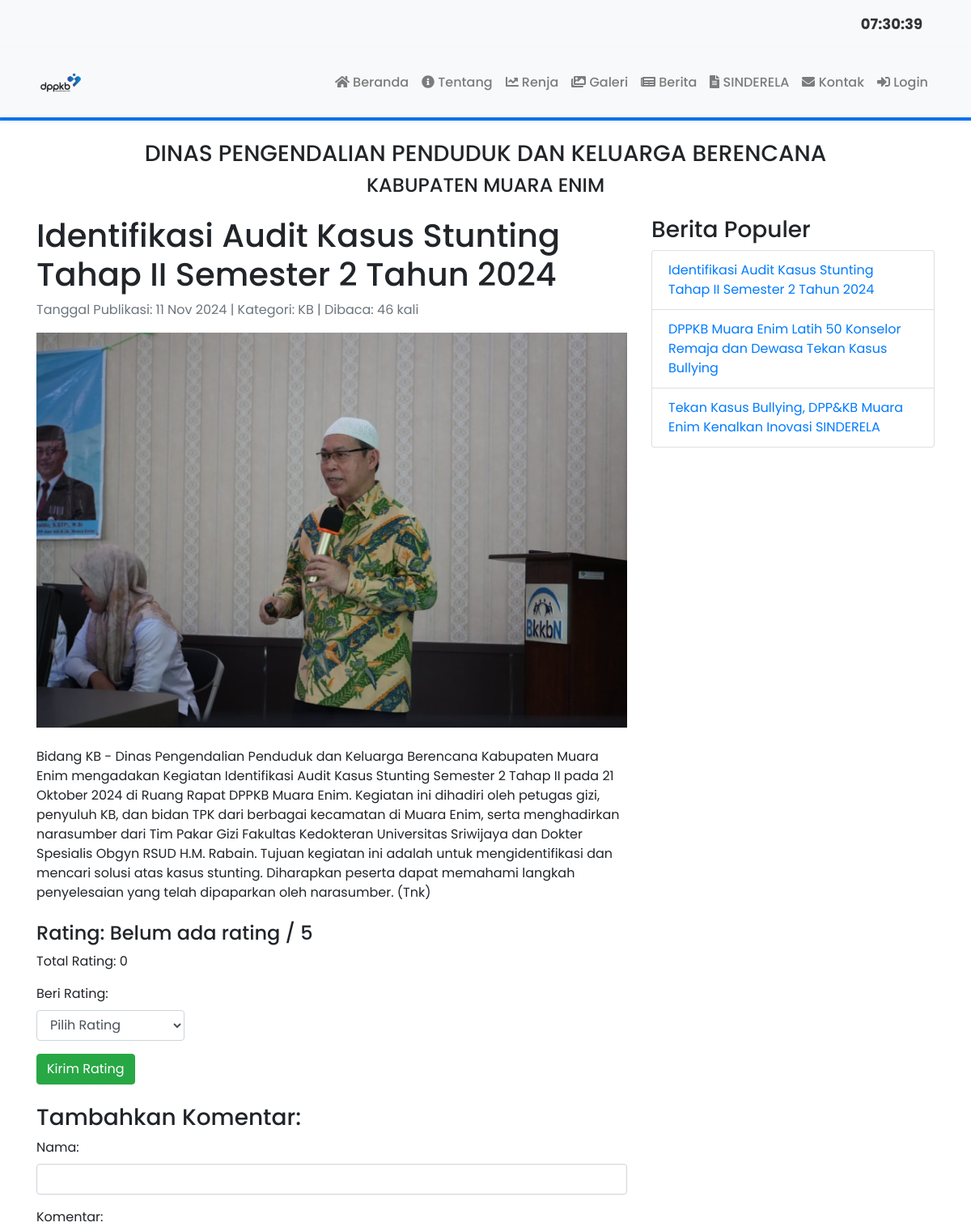
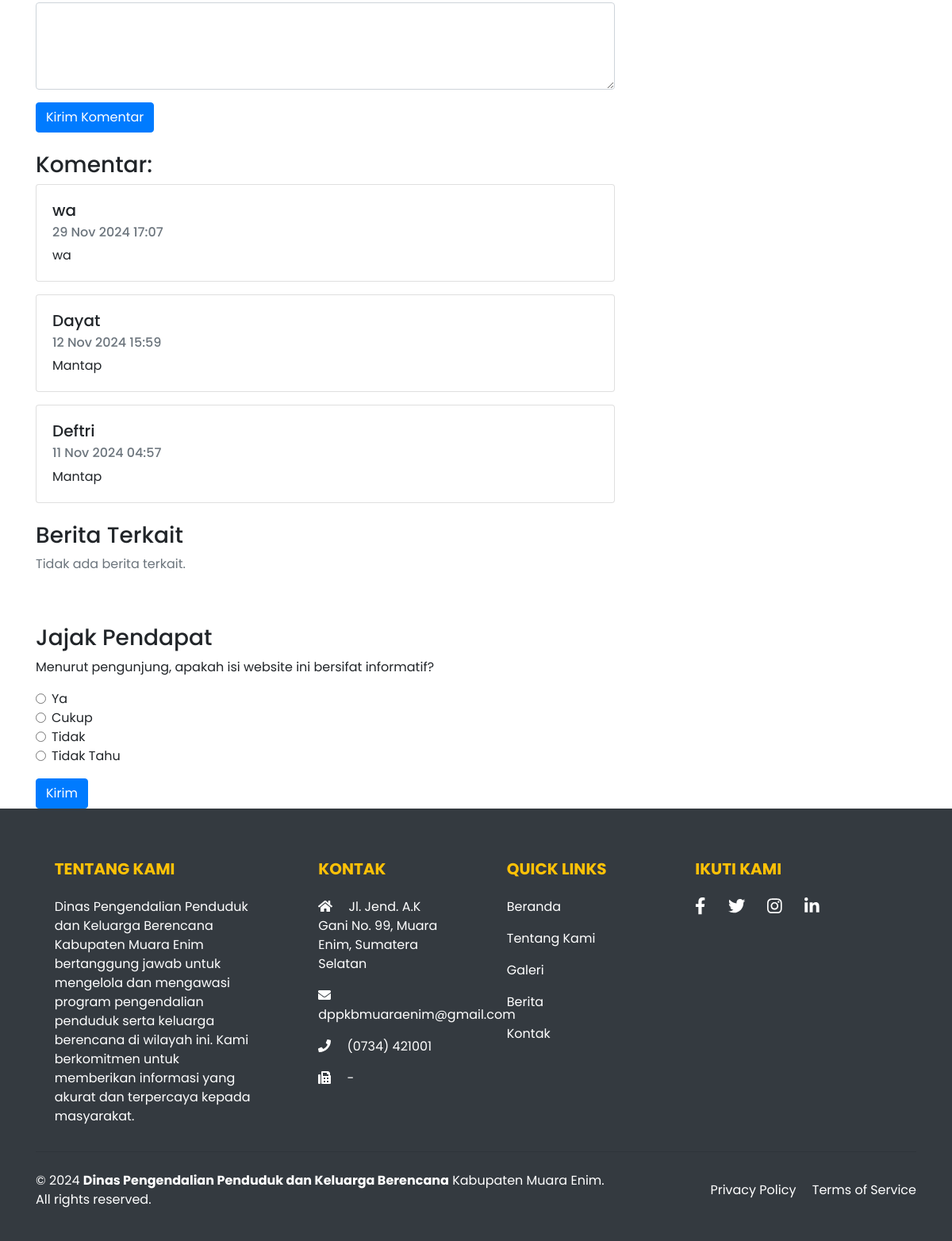
Page /berita/detail_berita.php?id=5 on the committed database (2 pictures, top to bottom).
### tables this page shows
CREATE TABLE `berita` (
  `id` int(11) NOT NULL,
  `judul` varchar(255) NOT NULL,
  `konten` text NOT NULL,
  `tanggal_publikasi` timestamp NOT NULL DEFAULT current_timestamp(),
  `gambar` varchar(255) DEFAULT NULL,
  `kategori` varchar(100) DEFAULT NULL,
  `view_count` int(11) DEFAULT 0,
  `kunjungan` int(11) DEFAULT 0,
  `jenis` varchar(255) NOT NULL
);

CREATE TABLE `komentar` (
  `id` int(11) NOT NULL,
  `berita_id` int(11) NOT NULL,
  `nama` varchar(100) NOT NULL,
  `isi` text NOT NULL,
  `tanggal` timestamp NOT NULL DEFAULT current_timestamp()
);

### berita/detail_berita.php (the view, shortened to what this page needs)
<?php
include '../config/config.php';
if (isset($_GET['id']) && is_numeric($_GET['id'])) {
    $id = (int)$_GET['id'];
} else {
    echo "<div class='alert alert-warning text-center mt-5'>ID berita tidak valid.</div>";
    exit();
}
$stmt = $conn->prepare("SELECT * FROM berita WHERE id = ?");
if ($stmt) {
    $stmt->bind_param("i", $id);
    $stmt->execute();
    $result = $stmt->get_result();
} else {
    error_log("Prepare failed: (" . $conn->errno . ") " . $conn->error);
    echo "<div class='alert alert-danger text-center mt-5'>Terjadi kesalahan saat mengambil data berita.</div>";
    exit();
}
if ($result && $result->num_rows > 0) {
    $row = $result->fetch_assoc();
} else {
    echo "<div class='alert alert-danger text-center mt-5'>Berita tidak ditemukan.</div>";
    exit();
}
$sql_populer = "SELECT id, judul FROM berita ORDER BY view_count DESC LIMIT 5";
$result_populer = $conn->query($sql_populer);
$berita_populer = [];
if ($result_populer && $result_populer->num_rows > 0) {
    while ($row_populer = $result_populer->fetch_assoc()) {
        $berita_populer[] = $row_populer;
    }
}
$stmt_komentar = $conn->prepare("SELECT nama, tanggal, isi FROM komentar WHERE berita_id = ? ORDER BY tanggal DESC");
if ($stmt_komentar) {
    $stmt_komentar->bind_param("i", $id);
    $stmt_komentar->execute();
    $result_komentar = $stmt_komentar->get_result();
} else {
    error_log("Prepare failed: (" . $conn->errno . ") " . $conn->error);
    $result_komentar = false;
}
$sql_terkait = "SELECT id, judul FROM berita WHERE kategori = ? AND id != ? ORDER BY tanggal_publikasi DESC LIMIT 3";
$stmt_terkait = $conn->prepare($sql_terkait);
if ($stmt_terkait) {
    $berita_terkait = [];
} else {
    error_log("Prepare failed: (" . $conn->errno . ") " . $conn->error);
    $berita_terkait = [];
}
$avg_rating = 0;
$count_rating = 0;
$stmt_avg = $conn->prepare("SELECT AVG(rating) AS avg_rating, COUNT(*) AS count_rating FROM ratings WHERE berita_id = ?");
if ($stmt_avg) {
    $stmt_avg->bind_param("i", $id);
    $stmt_avg->execute();
    $stmt_avg->bind_result($avg_rating, $count_rating);
} else {
    error_log("Prepare failed: (" . $conn->errno . ") " . $conn->error);
}
?>
<!DOCTYPE html>
<html lang="id">
<head>
    <link rel="stylesheet" href="https://maxcdn.bootstrapcdn.com/bootstrap/4.5.2/css/bootstrap.min.css">
    <link rel="stylesheet" href="https://cdnjs.cloudflare.com/ajax/libs/font-awesome/5.15.1/css/all.min.css">
</head>
<body>
    <?php include 'includes/header.php'; ?>
    <div class="container mt-4">
        <div class="row">
            <div class="col-md-8">
                <h1><?php echo htmlspecialchars($row['judul']); ?></h1>
                <p class="text-muted">Tanggal Publikasi: <?php echo htmlspecialchars(date("d M Y", strtotime($row['tanggal_publikasi']))); ?> | Kategori: <?php echo htmlspecialchars($row['kategori']); ?> | Dibaca: <?php echo htmlspecialchars($row['view_count']); ?> kali</p>
                <?php if (!empty($row['gambar']) && file_exists(__DIR__ . '/' . $row['gambar'])): ?>
                    <img src="<?php echo htmlspecialchars($row['gambar']); ?>" alt="Gambar Berita" class="img-fluid mb-4">
                <?php else: ?>
                    <img src="https://via.placeholder.com/800x400.png?text=No+Image" alt="No Image" class="img-fluid mb-4">
                <?php endif; ?>
                <div class="berita-konten">
                    <?php echo nl2br(htmlspecialchars($row['konten'])); ?>
                </div>
                <div class="mt-4">
                    <h4>Rating: <?php echo $avg_rating > 0 ? round($avg_rating, 1) : "Belum ada rating"; ?> / 5</h4>
                    <p>Total Rating: <?php echo htmlspecialchars($count_rating); ?></p>
                    <form method="POST" action="detail_berita.php?id=<?php echo htmlspecialchars($id); ?>" class="mb-4">
                        <div class="form-group">
                            <label for="rating">Beri Rating:</label>
                            <select name="rating" id="rating" class="form-control w-25" required>
                                <option value="" disabled selected>Pilih Rating</option>
                            </select>
                        </div>
                        <button type="submit" name="submit_rating" class="btn btn-success">Kirim Rating</button>
                    </form>
                </div>
                <div class="mt-4">
                    <h3>Tambahkan Komentar:</h3>
                    <form method="POST" action="detail_berita.php?id=<?php echo htmlspecialchars($id); ?>" class="mb-4">
                        <div class="form-group">
                            <label for="nama">Nama:</label>
                            <input type="text" name="nama" id="nama" class="form-control" required>
                        </div>
                        <div class="form-group">
                            <label for="isi">Komentar:</label>
                            <textarea name="isi" id="isi" class="form-control" rows="4" required></textarea>
                        </div>
                        <button type="submit" name="submit_komentar" class="btn btn-primary">Kirim Komentar</button>
                    </form>
                </div>
                <div class="mt-4">
                    <h3>Komentar:</h3>
                    <?php
                    if ($result_komentar && $result_komentar->num_rows > 0) {
                        while ($komentar = $result_komentar->fetch_assoc()) {
                            echo "<div class='card mb-3'>";
                            echo "<div class='card-body'>";
                            echo "<h5 class='card-title'>" . htmlspecialchars($komentar['nama']) . "</h5>";
                            echo "<h6 class='card-subtitle mb-2 text-muted'>" . htmlspecialchars(date("d M Y H:i", strtotime($komentar['tanggal']))) . "</h6>";
                            echo "<p class='card-text'>" . nl2br(htmlspecialchars($komentar['isi'])) . "</p>";
                            echo "</div>";
                            echo "</div>";
                        }
                    } else {
                        echo "<p class='text-muted'>Belum ada komentar.</p>";
                    }
                    ?>
                </div>
                <div class="mt-4">
                    <h3>Berita Terkait</h3>
                    <div class="row">
                        <?php
                        if (!empty($berita_terkait)) {
                            foreach ($berita_terkait as $berita) {
                                echo "<div class='col-md-4 mb-3'>";
                                echo "<div class='card h-100'>";
                                $sql_gambar_terkait = "SELECT gambar FROM berita WHERE id = ?";
                                $stmt_gambar = $conn->prepare($sql_gambar_terkait);
                                if ($stmt_gambar) {
                                    $stmt_gambar->bind_param("i", $berita['id']);
                                    $stmt_gambar->execute();
                                    $result_gambar = $stmt_gambar->get_result();
                                    if ($result_gambar && $result_gambar->num_rows > 0) {
                                        $gambar = $result_gambar->fetch_assoc()['gambar'];
                                        if (!empty($gambar) && file_exists(__DIR__ . '/' . $gambar)) {
                                            echo "<img src='" . htmlspecialchars($gambar) . "' class='card-img-top' alt='Gambar Berita Terkait'>";
                                        } else {
                                            echo "<img src='https://via.placeholder.com/400x200.png?text=No+Image' class='card-img-top' alt='No Image'>";
                                        }
                                    } else {
                                        echo "<img src='https://via.placeholder.com/400x200.png?text=No+Image' class='card-img-top' alt='No Image'>";
                                    }
                                    $stmt_gambar->close();
                                } else {
                                    echo "<img src='https://via.placeholder.com/400x200.png?text=No+Image' class='card-img-top' alt='No Image'>";
                                }
                                echo "<div class='card-body d-flex flex-column'>";
                                echo "<h5 class='card-title'>" . htmlspecialchars($berita['judul']) . "</h5>";
                                echo "<a href='detail_berita.php?id=" . htmlspecialchars($berita['id']) . "' class='mt-auto btn btn-primary'>Baca Selengkapnya</a>";
                                echo "</div></div></div>";
                            }
                        } else {
                            echo "<div class='col-12'><p class='text-muted'>Tidak ada berita terkait.</p></div>";
                        }
                        ?>
                    </div>
                </div>
            </div>
            <div class="col-md-4">
                <h3>Berita Populer</h3>
                <ul class="list-group">
                    <?php
                    if (!empty($berita_populer)) {
                        foreach ($berita_populer as $populer) {
                            echo "<li class='list-group-item'><a href='detail_berita.php?id=" . htmlspecialchars($populer['id']) . "'>" . htmlspecialchars($populer['judul']) . "</a></li>";
                        }
                    } else {
                        echo "<li class='list-group-item text-muted'>Tidak ada berita populer.</li>";
                    }
                    ?>
                </ul>
            </div>
        </div>
        <div class="mt-5">
            <h3>Jajak Pendapat</h3>
            <p>Menurut pengunjung, apakah isi website ini bersifat informatif?</p>
            <form method="POST" action="detail_berita.php?id=<?php echo htmlspecialchars($id); ?>">
                <div class="form-check">
                    <input class="form-check-input" type="radio" name="vote" id="ya" value="Ya" required>
                    <label class="form-check-label" for="ya">
                        Ya
                    </label>
                </div>
                <div class="form-check">
                    <input class="form-check-input" type="radio" name="vote" id="cukup" value="Cukup">
                    <label class="form-check-label" for="cukup">
                        Cukup
                    </label>
                </div>
                <div class="form-check">
                    <input class="form-check-input" type="radio" name="vote" id="tidak" value="Tidak">
                    <label class="form-check-label" for="tidak">
                        Tidak
                    </label>
                </div>
                <div class="form-check">
                    <input class="form-check-input" type="radio" name="vote" id="tidak_tahu" value="Tidak Tahu">
                    <label class="form-check-label" for="tidak_tahu">
                        Tidak Tahu
                    </label>
                </div>
                <button type="submit" name="submit_poll" class="btn btn-primary mt-3">Kirim</button>
            </form>
        </div>
    </div>
    <?php include 'includes/footer.php'; ?>
</body>
</html>

### berita/css/header.css (style rules this page uses)
body { font-family: 'Poppins', sans-serif; margin: 0; padding: 0; }

### rows in the picture
berita: judul "Identifikasi Audit Kasus Stunting Tahap II Semester 2 Tahun 2024", tanggal_publikasi "11 Nov 2024", kategori "KB", view_count "46", gambar (picture), konten "Bidang KB - Dinas Pengendalian Penduduk dan Keluarga Berencana Kabupaten Muara Enim mengadakan Kegiatan Identifikasi Audit Kasus Stunting Semester 2 Tahap II pada 21 Oktober 2024 di Ruang Rapat DPPKB Muara Enim. Kegiatan ini dihadiri oleh petugas gizi, penyuluh KB, dan bidan TPK dari berbagai kecamatan di Muara Enim, serta menghadirkan narasumber dari Tim Pakar Gizi Fakultas Kedokteran Universitas Sriwijaya dan Dokter Spesialis Obgyn RSUD H.M. Rabain. Tujuan kegiatan ini adalah untuk mengidentifikasi dan mencari solusi atas kasus stunting. Diharapkan peserta dapat memahami langkah penyelesaian yang telah dipaparkan oleh narasumber. (Tnk)"
komentar: nama "wa", tanggal "29 Nov 2024 17:07", isi "wa"
komentar: nama "Dayat", tanggal "12 Nov 2024 15:59", isi "Mantap"
komentar: nama "Deftri", tanggal "11 Nov 2024 04:57", isi "Mantap"
berita: judul "DPPKB Muara Enim Latih 50 Konselor Remaja dan Dewasa Tekan Kasus Bullying"
berita: judul "Tekan Kasus Bullying, DPP&KB Muara Enim Kenalkan Inovasi SINDERELA"

### other values in the picture
$count_rating "0"
